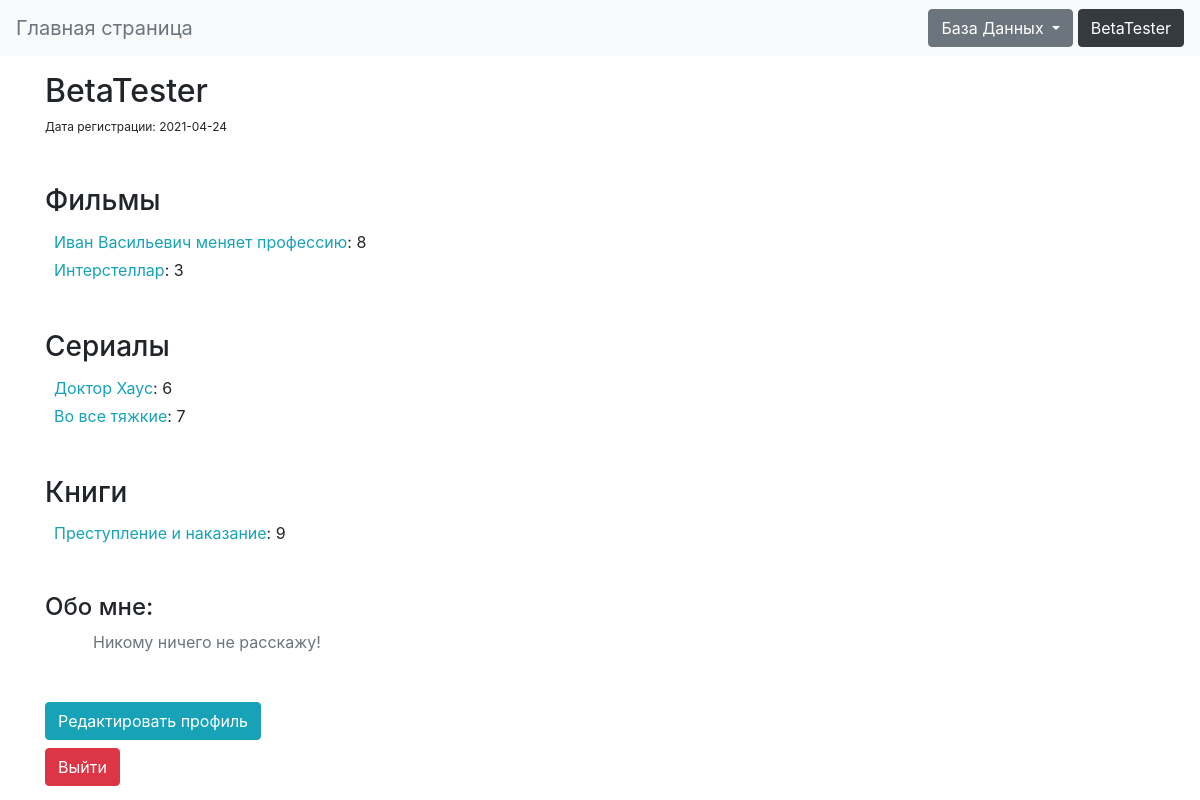
Screenshot of /profile (signed in) with the database file from the repository.
### data/users.py (models this page shows, shortened)
class User(SqlAlchemyBase, UserMixin):
    __tablename__ = 'users'
    id = sqlalchemy.Column(sqlalchemy.Integer,
                           primary_key=True, autoincrement=True)
    name = sqlalchemy.Column(sqlalchemy.String, nullable=True)
    about = sqlalchemy.Column(sqlalchemy.String, nullable=True)
    email = sqlalchemy.Column(sqlalchemy.String,
                              index=True, unique=True, nullable=True)
    hashed_password = sqlalchemy.Column(sqlalchemy.String, nullable=True)
    created_date = sqlalchemy.Column(sqlalchemy.DateTime,
                                     default=datetime.datetime.now)
    related = orm.relation("Entertain",
                             secondary="association",
                             backref="users")

### data/object_ent.py (models this page shows)
class Entertain(SqlAlchemyBase):
    __tablename__ = 'entertain'
    id = sqlalchemy.Column(sqlalchemy.Integer,
                           primary_key=True, autoincrement=True)
    title = sqlalchemy.Column(sqlalchemy.String, nullable=False)
    type = sqlalchemy.Column(sqlalchemy.String, nullable=False)
    rate = sqlalchemy.Column(sqlalchemy.Float, nullable=False, default=0)
    count = sqlalchemy.Column(sqlalchemy.Integer, default=0)
    critics = sqlalchemy.Column(sqlalchemy.String, default='')

### main.py (the view)
@app.route('/profile')
@login_required
def profile():
    films_user = []
    books_user = []
    tv_series_user = []
    films_rates = []
    books_rates = []
    tv_rates = []
    db_sess = db_session.create_session()
    db_sess.commit()
    for i in current_user.related:
        if i.type == 'films':
            films_user.append(i)
            for j in i.critics.split():
                if str(current_user.id) == j.split('-')[0]:
                    films_rates.append(j.split('-')[1])  # можно не добавлять
    for i in current_user.related:
        if i.type == 'books':
            books_user.append(i)
            for j in i.critics.split():
                if str(current_user.id) == j.split('-')[0]:
                    books_rates.append(j.split('-')[1])
    for i in current_user.related:
        if i.type == 'TV series':
            tv_series_user.append(i)
            for j in i.critics.split():
                if str(current_user.id) == j.split('-')[0]:
                    tv_rates.append(j.split('-')[1])
    date = str(current_user.created_date)[:10]
    length_b = len(books_user)
    length_t = len(tv_series_user)
    length_f = len(films_user)
    return render_template('profile.html', title=current_user.name, films=films_user, books=books_user,
                           TV_series=tv_series_user, films_rates=films_rates, tv_rates=tv_rates,
                           books_rates=books_rates, length_f=length_f, length_b=length_b, length_t=length_t,
                           date=date)

### data/db_session.py (called while the page is built)
def create_session() -> Session:
    global __factory
    return __factory()

### main.py (called while the page is built)
@login_manager.user_loader
def load_user(user_id):
    db_sess = db_session.create_session()
    return db_sess.query(User).get(user_id)

### templates/profile.html
{% extends "base.html" %}
{% block content %}
<div class="row mt-3">
    <h2 class="col-4">{{ current_user.name }}</h2>
</div>
<div class="row mt-auto">
    <div class="col-4 small">Дата регистрации: {{ date }}</div>
</div>
<div class="row mt-5">
    <h3 class="col-4">Фильмы</h3>
</div>
{% if films %}
{% for i in range(length_f) %}
<div class="row mt-1"><a href="/entertain/films/{{ films[i].title }}" class="text-info ml-4">{{ films[i].title }}</a>: {{
    films_rates[i]
    }}
</div>
{% endfor %}
{% else %}
<div class="row mt-3 text-muted">
    <div class="cl-12 ml-4">здесь ничего нет</div>
</div>
{% endif %}
<div class="row mt-5">
    <h3 class="col-4">Сериалы</h3>
</div>
{% if TV_series %}
{% for i in range(length_t) %}
<div class="row mt-1"><a href="/entertain/TV-series/{{ TV_series[i].title }}" class="text-info ml-4">{{ TV_series[i].title
    }}</a>: {{
    tv_rates[i] }}
</div>
{% endfor %}
{% else %}
<div class="row mt-3 text-muted">
    <div class="cl-12 ml-4">здесь ничего нет</div>
</div>
{% endif %}
<div class="row mt-5">
    <h3 class="col-4">Книги</h3>
</div>
{% if books %}
{% for i in range(length_b) %}
<div class="row mt-1"><a href="/entertain/books/{{ books[i].title }}" class="text-info ml-4">{{ books[i].title }}</a>: {{
    books_rates[i]
    }}
</div>
{% endfor %}
{% else %}
<div class="row mt-3 text-muted">
    <div class="cl-12 ml-4">здесь ничего нет</div>
</div>
{% endif %}
<h4 class="row mt-5 ml-auto">
    Обо мне:
</h4>
<div class="row mt-auto ml-5">
    {% if current_user.about != '' %}
    {{ current_user.about }}
    {% else %}
    <div class="text-muted">Никому ничего не расскажу!</div>
    {% endif %}
</div>
<div><a class="btn btn-info mt-5" href="/redact" role="button">Редактировать профиль</a></div>
<a class="btn btn-danger mt-2" href="/logout" role="button">Выйти</a>
{% endblock %}

### templates/base.html (shortened to what this page needs)
<!doctype html>
<html lang="en">
<head>
    <link rel="stylesheet" href="https://maxcdn.bootstrapcdn.com/bootstrap/4.0.0/css/bootstrap.min.css"
>
</head>
<body>
<header>
    <nav class="navbar bg-light" role="navigation">
        <a class="navbar-brand text-secondary" href="/">Главная страница</a>
        <div class="dropdown ml-auto">
            <button class="btn btn-secondary dropdown-toggle" data-toggle="dropdown">
                База Данных
            </button>
        {% if current_user.is_authenticated %}
        <a class="btn btn-dark" href="/profile">{{ current_user.name }}</a>
        {% else %}
            <a class="btn btn-primary" href="/register">Зарегистрироваться</a>
            <a class="btn btn-success" href="/login">Войти</a>
        </div>
        {% endif %}
    </nav>
</header>
<main role="main" class="container">
    {% block content %}{% endblock %}</main>
</body>
</html>

### templates/base.html (style rules this page uses)
div.small { font-size: 75%; }

### rows the page displays
User: name "BetaTester"
Entertain: title "Иван Васильевич меняет профессию"
Entertain: title "Интерстеллар"
Entertain: title "Доктор Хаус"
Entertain: title "Во все тяжкие"
Entertain: title "Преступление и наказание"

### other values shown
{{ date }} "2021-04-24"
{{ films_rates[i] }} "8" "3"
{{ tv_rates[i] }} "6" "7"
{{ books_rates[i] }} "9"
